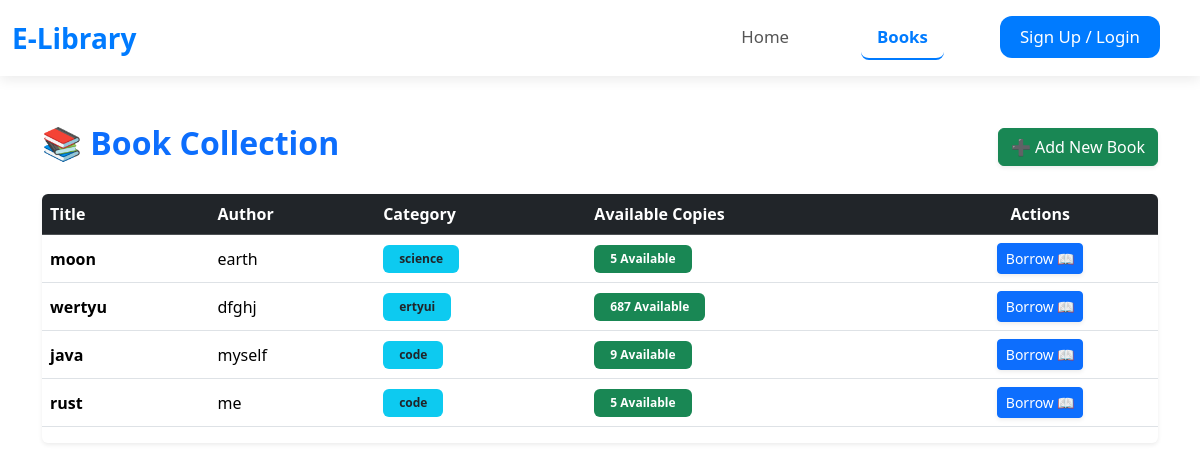
/books/, run on an earlier commit of the app's database.
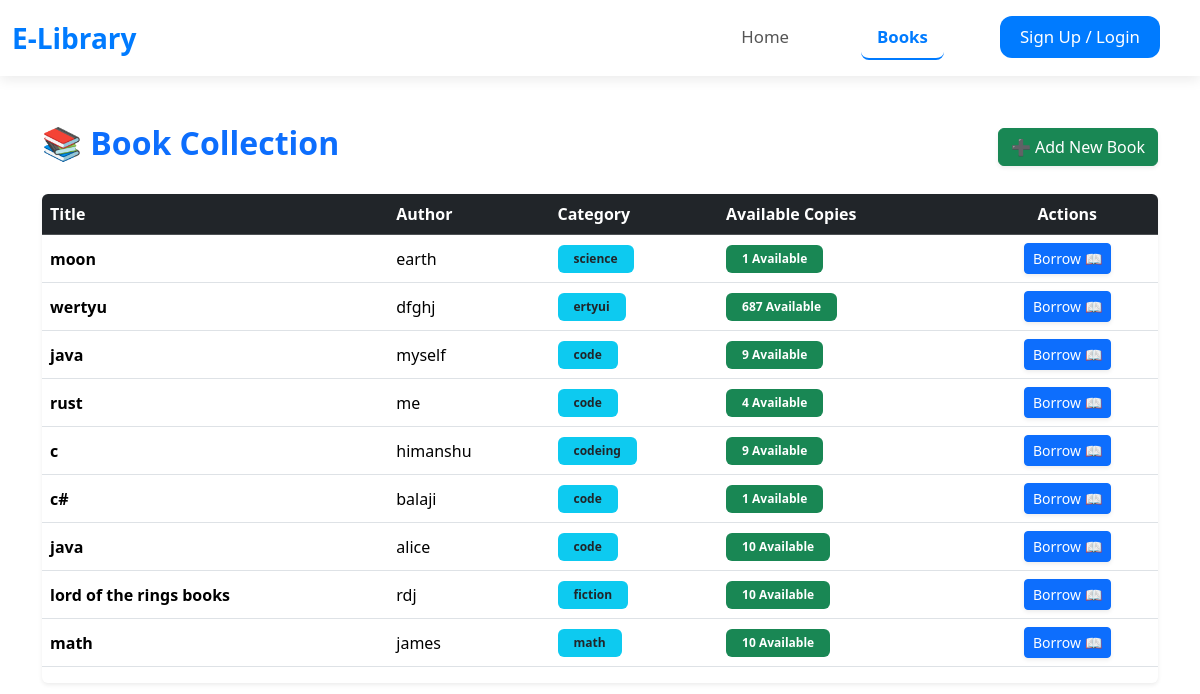
And on a later commit of the database.
### library/models.py (models this page shows, shortened)
class Book(models.Model):
    title = models.CharField(max_length=255)
    author = models.CharField(max_length=255)
    category = models.CharField(max_length=100)
    pages = models.PositiveIntegerField()
    total_copies = models.PositiveIntegerField(default=1)
    available_copies = models.PositiveIntegerField(default=1)
    created_at = models.DateTimeField(auto_now_add=True)
    added_by_id = models.IntegerField(default=0)

### library/views.py (the view)
# urls.py: path('books/', views.book_list, name='book_list'),
def book_list(request):
    books = Book.objects.all()
    return render(request, 'library/book_list.html', {'books': books})

### library/templates/library/book_list.html
{% include "base.html" %}
{% block content %}
<div class="container my-5">
    <div class="d-flex justify-content-between align-items-center mb-4">
        <h2 class="fw-bold text-primary">📚 Book Collection</h2>
        <a href="{% url 'add_book' %}" class="btn btn-success shadow-sm">
            ➕ Add New Book
        </a>
    </div>
    <div class="table-responsive shadow-sm rounded">
        <table class="table table-hover align-middle">
            <thead class="table-dark">
                <tr>
                    <th>Title</th>
                    <th>Author</th>
                    <th>Category</th>
                    <th>Available Copies</th>
                    <th class="text-center">Actions</th>
                </tr>
            </thead>
            <tbody>
                {% for book in books %}
                <tr>
                    <td class="fw-semibold">{{ book.title }}</td>
                    <td>{{ book.author }}</td>
                    <td>
                        <span class="badge bg-info text-dark px-3 py-2">
                            {{ book.category }}
                        </span>
                    </td>
                    <td>
                        {% if book.available_copies > 0 %}
                            <span class="badge bg-success px-3 py-2">
                                {{ book.available_copies }} Available
                            </span>
                        {% else %}
                            <span class="badge bg-danger px-3 py-2">Out of Stock</span>
                        {% endif %}
                    </td>
                    <td class="text-center">
                        <a href="{% url 'borrow_book' book.id %}"
                           class="btn btn-sm btn-primary shadow-sm">
                            Borrow 📖
                        </a>
                    </td>
                </tr>
                {% empty %}
                <tr>
                    <td colspan="5" class="text-center text-muted py-4">
                        No books found 📭
                    </td>
                </tr>
                {% endfor %}
            </tbody>
        </table>
    </div>
</div>
{% endblock %}

### library/templates/base.html (shortened to what this page needs)
{% load static %}
<!doctype html>
<html lang="en">
<head>
  <link rel="stylesheet" href="{% static 'css/style.css' %}">
  <link href="https://cdn.jsdelivr.net/npm/bootstrap@5.3.2/dist/css/bootstrap.min.css" rel="stylesheet">
</head>
<body>
  {% include 'library/navbar.html' %}
</body>
</html>

### library/templates/library/navbar.html (shortened to what this page needs)
{% load static %}
<nav class="navbar navbar-expand-lg">
  <div class="container-fluid">
    <a class="navbar-brand" href="{% url 'home' %}">E-Library</a>
    <div class="collapse navbar-collapse justify-content-end" id="navbarNav">
      <ul class="navbar-nav">
        <li class="nav-item">
          <a class="nav-link {% if request.path == '/' %}active{% endif %}" href="{% url 'home' %}">Home</a>
        </li>
        <li class="nav-item">
          <a class="nav-link {% if request.path == '/books/' %}active{% endif %}" href="{% url 'book_list' %}">Books</a>
        </li>
        {% if user.is_authenticated %}
        <li class="nav-item"><a class="nav-link {% if request.path == '/my-borrowed/' %}active{% endif %}" href="{% url 'my_borrowed_books' %}">My Borrowed</a></li>
        <li class="nav-item"><a class="nav-link {% if request.path == '/profile/' %}active{% endif %}" href="{% url 'profile' %}">Profile</a></li>
        <li class="nav-item"><a class="nav-link" href="{% url 'logout' %}">Logout</a></li>
        {% else %}
        <li class="nav-item"><a class="nav-link" href="{% url 'register' %}">Sign Up / Login</a></li>
        {% endif %}
      </ul>
    </div>
  </div>
</nav>

### static/css/style.css (style rules this page uses)
.navbar { background-color: #B1C381; font-weight: 600; }
.nav-link { margin: 0 1rem; }
.navbar-brand { font-size: 2rem; }

### library/templates/library/navbar.html (style rules this page uses)
.navbar { background-color: #ffffff !important; box-shadow: 0 4px 12px rgba(0,0,0,.08); padding-top: 0.75rem; padding-bottom: 0.75rem; }
.navbar-brand { font-family: 'Segoe UI', Roboto, 'Helvetica Neue', Arial, sans-serif; font-weight: 700; font-size: 1.75rem; color: #007bff !important; transition: color 0.3s ease; }
.navbar-nav .nav-item { margin: 0 0.75rem; }
.navbar-nav .nav-link { color: #555 !important; font-weight: 500; font-size: 1.05rem; padding: 0.5rem 1rem !important; border-radius: 0.5rem; transition: all 0.3s ease; }
.navbar-nav .nav-link:hover, .navbar-nav .nav-link.active { color: #007bff !important; background-color: #e9f5ff; }
.navbar-nav .nav-link.active { font-weight: 600; border-bottom: 2px solid #007bff; background-color: transparent !important; color: #007bff !important; }
.navbar-nav .nav-item:last-child .nav-link { background-color: #007bff; color: #ffffff !important; padding: 0.5rem 1.25rem !important; border-radius: 0.75rem; margin-left: 1rem; transition: all 0.3s ease; }

What changed in the data, as far as the page shows it:
changed Book "moon": available_copies "5" → "1"
changed Book "rust": available_copies "5" → "4"
added Book: title "c", author "himanshu", category "codeing", available_copies "9"
added Book: title "c#", author "balaji", category "code", available_copies "1"
added Book: title "java", author "alice", category "code", available_copies "10"
added Book: title "lord of the rings books", author "rdj", category "fiction", available_copies "10"
added Book: title "math", author "james", category "math", available_copies "10"
